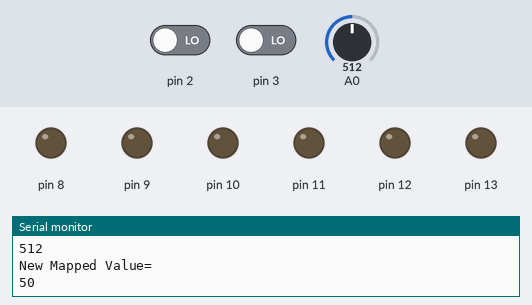
Recording of a sketch running on a simulated Arduino Uno, built with avr-gcc and run on an emulated ATmega328P. Shown: output pins drawn as LEDs (lit = HIGH), the last lines printed to the serial monitor. The inputs (shaded band) are chosen by the test bench; at power-on: pin 2 LOW, A0 = 512, pin 3 LOW.

Above: at 1.8 s.
1.9 s: pin 2 driven HIGH
At 3.0 s:
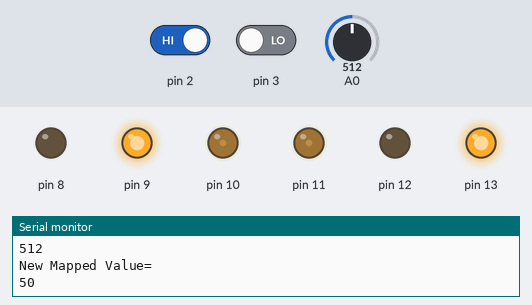
3.5 s: A0 set to 716
At 5.4 s:
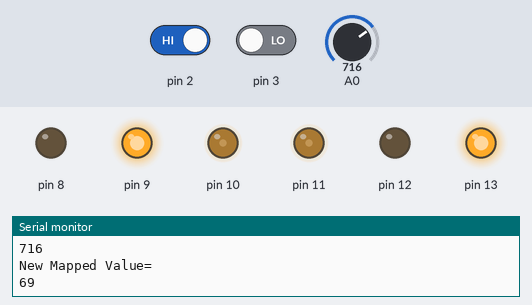
6.5 s: pin 3 driven HIGH
At 8.1 s:
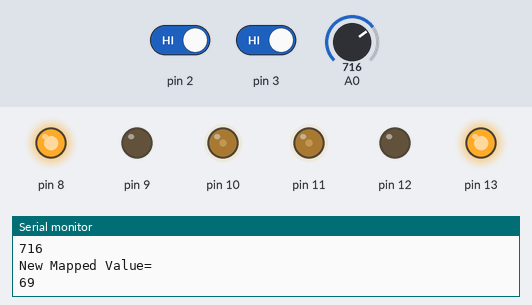
8.5 s: A0 set to 511
At 10.5 s:
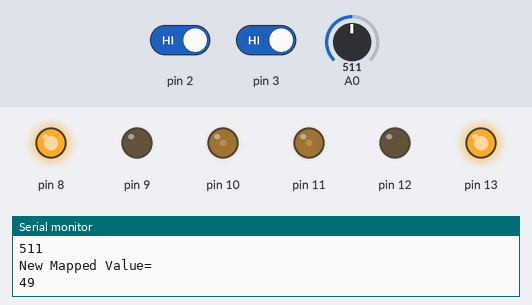
11.5 s: pin 2 driven LOW
At 13.2 s:
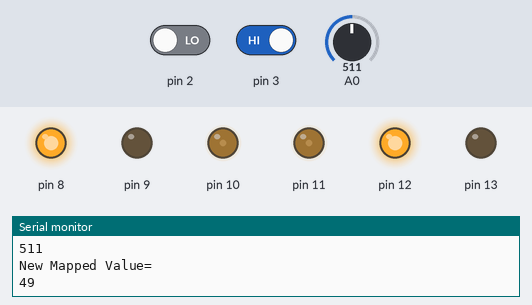
13.5 s: A0 set to 900
At 15.6 s:
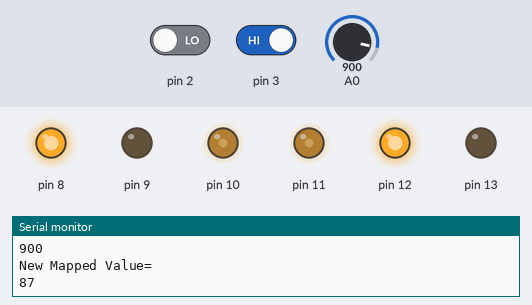
Timing chart, 0 to 17.1 s (numbered marks = the images above; inputs shaded):
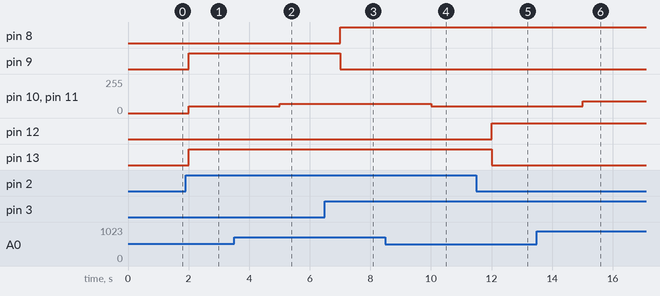

The sketch:

IR_sensor.ino
```cpp
int value=0;
void setup() {
  // put your setup code here, to run once:
  Serial.begin(9600);
  pinMode(13,OUTPUT);
  pinMode(12,OUTPUT);
  pinMode(11,OUTPUT);
  pinMode(10,OUTPUT);
  pinMode(9,OUTPUT);
  pinMode(8,OUTPUT);
}

void loop() {
  // put your main code here, to run repeatedly:
  value = analogRead(A0);
  Serial.println("Old Value=");
  Serial.println(value);
  value = map(value,0,1023,0,100);
  Serial.println("New Mapped Value=");
  Serial.println(value);
  delay(1000);
  int LS=digitalRead(2);
  int RS=digitalRead(3);

  if(LS==1 && RS==1){
    FORWARD();
    //Serial.print("Moving FORWARD");
  }

  if(LS==1 && RS==0){
    RIGHT();
    //Serial.print("Moving RIGHT");
  }

  if(LS==0 && RS==1){
    LEFT();
    //Serial.print("Moving LEFT");
  }

  if(LS==0 && RS==0){
    wait();
    //Serial.print("WAITING");
  }
}

void FORWARD(){
  //Motor 1
  digitalWrite(13,HIGH);
  digitalWrite(12,LOW);
  analogWrite(11,value);

  //MOtor 2
  digitalWrite(9,LOW);
  digitalWrite(8,HIGH);
  analogWrite(10,value);
}

void LEFT(){
  //Motor 1
  digitalWrite(13,LOW);
  digitalWrite(12,HIGH);
    analogWrite(11,value);

  //MOtor 2
  digitalWrite(9,LOW);
  digitalWrite(8,HIGH);
  analogWrite(10,value);

}

void RIGHT(){
  //Motor 1
  digitalWrite(13,HIGH);
  digitalWrite(12,LOW);
  analogWrite(11,value);


  //MOtor 2
  digitalWrite(9,HIGH);
  digitalWrite(8,LOW);
  analogWrite(10,value);

}

void wait(){
  //Motor 1
  digitalWrite(13,LOW);
  digitalWrite(12,LOW);
  analogWrite(11,0);


  //MOtor 2
  digitalWrite(9,LOW);
  digitalWrite(8,LOW);
  analogWrite(10,0);

}
```

Measured:
- after the input at 1.9 s, pin 9, pin 13: LOW → HIGH after 0.10 s; pin 10, pin 11: 0/255 → 50/255 after 0.10 s
- after the input at 3.5 s, pin 10, pin 11: 50/255 → 69/255 after 1.5 s
- after the input at 6.5 s, pin 8: LOW → HIGH after 0.51 s; pin 9: HIGH → LOW after 0.51 s
- after the input at 8.5 s, pin 10, pin 11: 69/255 → 49/255 after 1.5 s
- after the input at 11.5 s, pin 12: LOW → HIGH after 0.51 s; pin 13: HIGH → LOW after 0.51 s
- after the input at 13.5 s, pin 10, pin 11: 49/255 → 87/255 after 1.5 s
